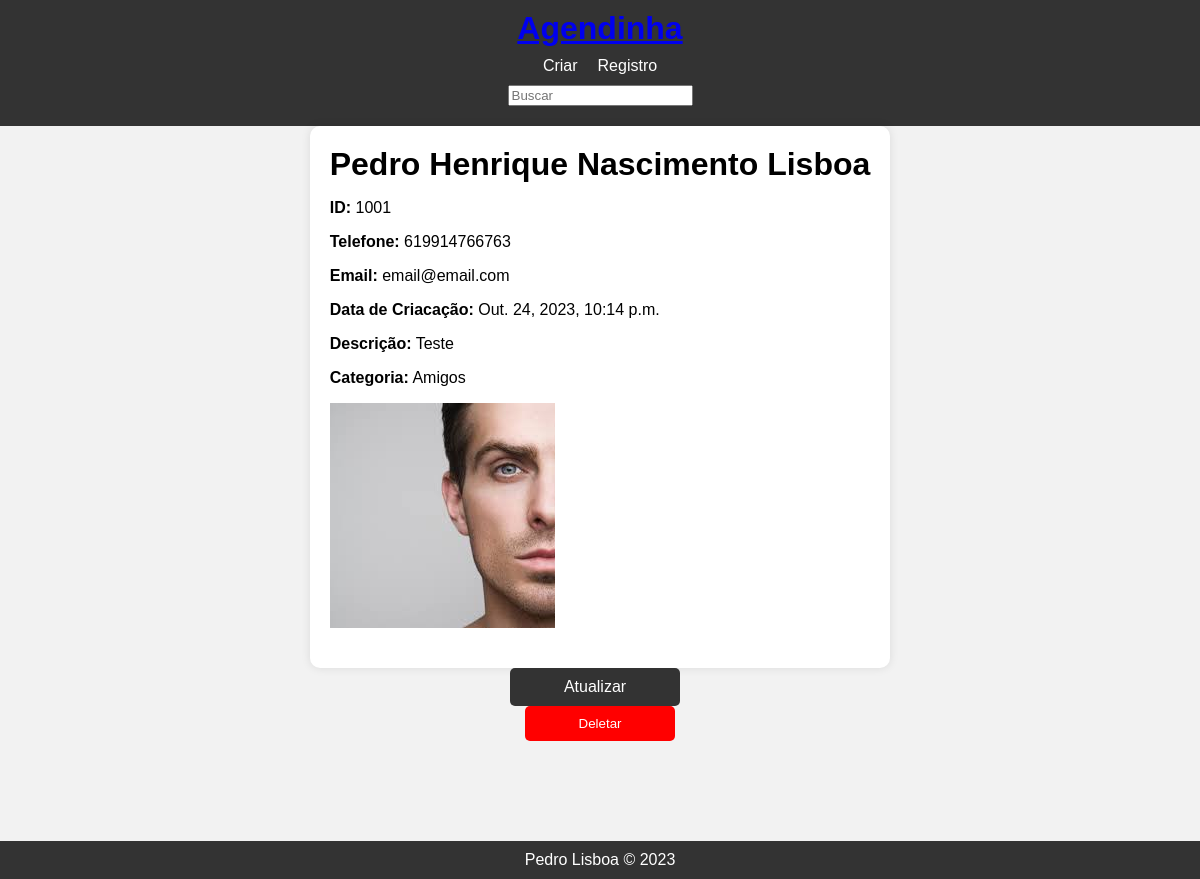
The page /contato/1001/detalhe/ on the database its author committed.
### contato/models.py (models this page shows, shortened)
class Contato(models.Model):
    nome = models.CharField(max_length=50)
    sobrenome = models.CharField(max_length=50, blank=True)
    telefone = models.CharField(max_length=50)
    email = models.EmailField(max_length=254)
    data_de_criacao = models.DateTimeField(default=timezone.now)
    descricao = models.TextField(blank=True)
    mostrar = models.BooleanField(default=True)
    imagem = models.ImageField(blank=True, upload_to='imagens/%Y/%m')
    categoria = models.ForeignKey(
        Categoria,
        on_delete=models.SET_NULL,
        blank=True,
        null=True)
    dono = models.ForeignKey(
        User,
        on_delete=models.SET_NULL,
        blank=True,
        null=True)
    class Meta:
        verbose_name = 'Cantato'
        verbose_name_plural = 'Contatos'

class Categoria(models.Model):
    nome = models.CharField(max_length=50)
    class Meta:
        verbose_name = 'Categoria'
        verbose_name_plural = 'Categorias'

### contato/views/contato_views.py (the view)
# urls.py: path('contato/<int:id_contato>/detalhe/', contato_unico, name='contato_unico'),
def contato_unico(request, id_contato):
    contato_u = Contato.objects.filter(pk=id_contato, mostrar=True).first()
    if contato_u is None:
        raise Http404()
    context = {
        'contato': contato_u
    }
    return render(request, 'contato_unico.html', context)

### contato/templates/contato_unico.html (shortened to what this page needs)
{% extends "base.html" %}
{% load static %}
{% block conteudo %}
    <div class="container__main contato__unico">
        <div class="container__contatos ">
            <h1>{{contato.nome}} {{contato.sobrenome}}</h1>
            <p><b>ID:</b> {{contato.id}}</p>
            <p><b>Telefone:</b> {{contato.telefone}}</p>
            <p><b>Email:</b> {{contato.email}}</p>
            <p><b>Data de Criacação:</b> {{contato.data_de_criacao}}</p>
            <p><b>Descrição:</b> {{contato.descricao}}</p>
            <p><b>Categoria:</b> {{contato.categoria.nome}}</p>
            {% if contato.imagem %}
                <p>
                    <img src="{{contato.imagem.url}}" alt="{{contato.nome}}">
                </p>
            {% endif %}
        </div>
        <div class="containner__butoes">
            <a class="btn__atualizar" href="{% url 'atualizar' contato.id %}">Atualizar</a>
            <form action="{% url 'deletar' contato.id %}" method="POST" id="formulario__deletar">
                <button class="btn__deletar" type="submit" id="botao__deletar">Deletar</button>
            </form>
        </div>
    </div>
{% endblock conteudo  %}

### contato/static/css/style.css (style rules this page uses)
body, h1, h2, h3, ul, li { margin: 0; padding: 0; }
body { background-color: #f2f2f2; font-family: Helvetica, Arial, sans-serif; }
.container__main { text-align: center; padding-bottom: 100px; }
.container__contatos { display: inline-block; text-align: left; padding: 20px; background-color: #fff; border-radius: 10px; box-shadow: 0 0 10px rgba(0, 0, 0, 0.1); }
form { display: flex; flex-direction: column; align-items: center; }
.btn__atualizar, .btn__deletar { display: inline-block; width: 150px; background-color: #333; color: #fff; padding: 10px; text-align: center; text-decoration: none; border: none; border-radius: 5px; cursor: pointer; transition: background-color 0.3s; }
.btn__atualizar { margin-right: 10px; }
.btn__deletar { background-color: #ff0000; }

### rows shown on the page
Contato: nome "Pedro Henrique", sobrenome "Nascimento Lisboa", id "1001", telefone "619914766763", email "email@email.com", data_de_criacao "Out. 24, 2023, 10:14 p.m.", descricao "Teste", categoria.nome "Amigos", imagem (picture)
